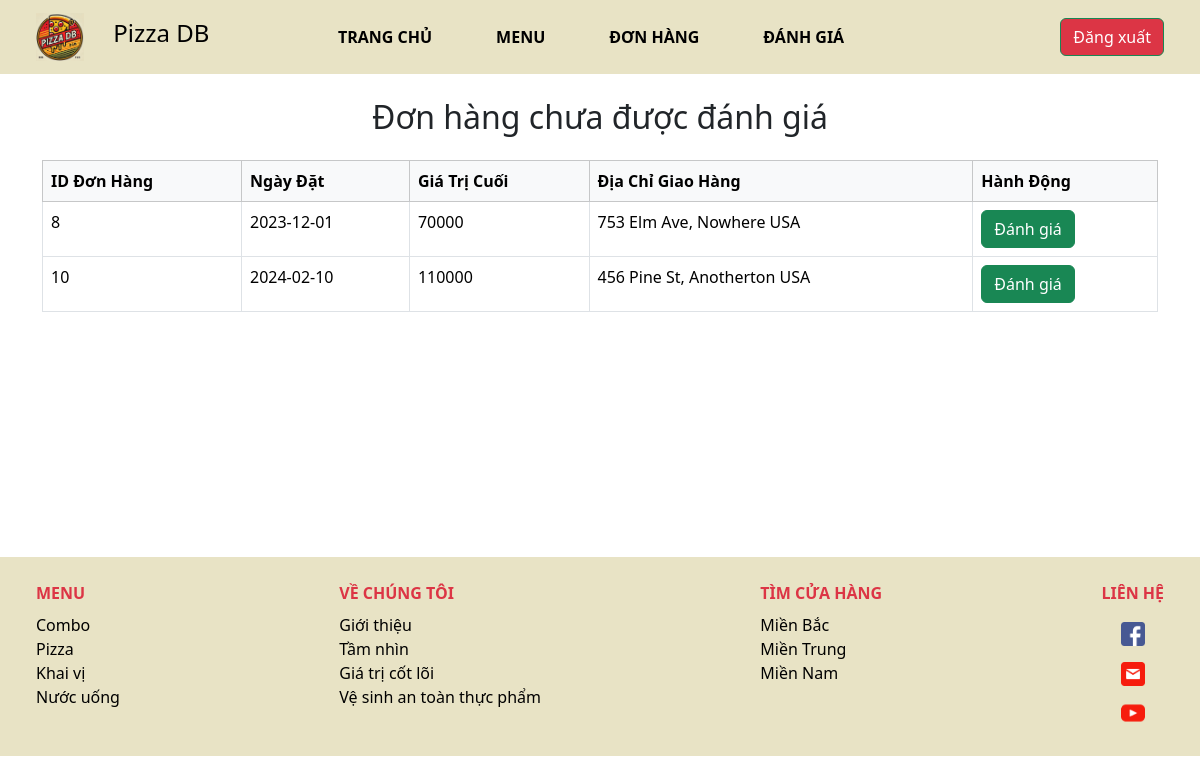
The app's page /view/customer_home/rating.php (signed in) with its own data.
### tables this page shows
CREATE TABLE `order` (
    `order_id` int(10) NOT NULL AUTO_INCREMENT,
    `customer_id` int(10) NOT NULL,
    `order_status` int(1) NOT NULL,  
    `bill_id` int(10) NOT NULL,
    `discount_id` int(10),
    `address_delivery` varchar(255) NOT NULL DEFAULT 'N/A',
    `final_price` int(10) NOT NULL DEFAULT 0,
    `order_date` date NOT NULL,
    CONSTRAINT fk_order_customer FOREIGN KEY (`customer_id`) REFERENCES `customer`(`customer_id`) ON DELETE CASCADE,
    CONSTRAINT fk_order_bill FOREIGN KEY (`bill_id`) REFERENCES `payment_order`(`bill_id`) ON DELETE CASCADE,
    CONSTRAINT fk_createbill_discount FOREIGN KEY (`discount_id`) REFERENCES `discount`(`discount_id`) ON DELETE CASCADE,
    PRIMARY KEY (`order_id`)
);

### view/customer_home/rating.php (the view, shortened to what this page needs)
<!DOCTYPE html>
<html lang="en">
<head>
  <link rel="stylesheet" href="rating.css">
  <link rel="stylesheet" href="https://cdn.jsdelivr.net/npm/bootstrap@5.3.3/dist/css/bootstrap.min.css">
  <link rel="stylesheet" href="https://cdnjs.cloudflare.com/ajax/libs/font-awesome/4.7.0/css/font-awesome.min.css">
</head>
<body>
  <?php
  $connect = mysqli_connect('localhost', 'root', '', 'pizza');
  $query = "
  SELECT o.order_id, o.order_date, o.final_price, o.address_delivery
  FROM `order` o
  WHERE o.order_status = 3
    AND NOT EXISTS (
      SELECT 1
      FROM `user_review` ur
      WHERE ur.customer_id = o.customer_id
        AND ur.food_id IN (
          SELECT co.food_id
          FROM `creat_order` co
          WHERE co.order_id = o.order_id
        )
    )
";
  $result = mysqli_query($connect, $query);
  ?>
  <nav class="navbar position-relative navbar-expand-sm navbar-light px-4" style="background-color: #e8e3c5;">
    <div class="container-fluid gap-5">
      <a class="navbar-brand" href="home.php">
        <img src="../image/logo.jpg" alt="logo" style="width: 3rem;">
        <span class="ms-4" style="font-size: 1.5rem;">Pizza DB</span>
      </a>
      <div class="navmenu justify-content-center navbar-collapse gap-5">
        <ul class="navbar-nav gap-5">
          <li class="nav-item">
            <a class="nav-link text-uppercase text-black fw-bold" href="home.php">Trang chủ</a>
          </li>
          <li class="nav-item">
            <a class="nav-link text-uppercase text-black fw-bold" href="menu.php">Menu</a>
          </li>
          <li class="nav-item">
            <a class="nav-link text-uppercase text-black fw-bold" href="order.php">Đơn hàng</a>
          </li>
          <li class="nav-item">
            <a class="nav-link text-uppercase text-black fw-bold" href="rating.php">Đánh giá</a>
          </li>
        </ul>
      </div>
      <div class="navmenu justify-content-end navbar-collapse col-lg-1 position-relative">
        <button class="btn btn-outline-success text-white btn-danger my-2 my-sm-0 ms-2">
          <a href="../index.php" class="login">Đăng xuất</a>
        </button>
      </div>
    </div>
  </nav>
  <div class="container mt-4" style="min-height: 27.2rem;">
    <h2 class="text-center">Đơn hàng chưa được đánh giá</h2>
    <table class="table table-bordered mt-4">
      <thead class="table-light">
        <tr>
          <th>ID Đơn Hàng</th>
          <th>Ngày Đặt</th>
          <th>Giá Trị Cuối</th>
          <th>Địa Chỉ Giao Hàng</th>
          <th>Hành Động</th>
        </tr>
      </thead>
      <tbody>
        <?php
        if (mysqli_num_rows($result) > 0) {
          while ($row = mysqli_fetch_assoc($result)) {
            echo "<tr>";
            echo "<td>" . $row['order_id'] . "</td>";
            echo "<td>" . $row['order_date'] . "</td>";
            echo "<td>" . $row['final_price'] . "</td>";
            echo "<td>" . $row['address_delivery'] . "</td>";
            echo "<td>
                  <a href='rating.php?order_id=" . $row['order_id'] . "' class='btn btn-success'>Đánh giá</a>
                </td>";
            echo "</tr>";
          }
        } else {
          echo "<tr><td colspan='5' class='text-center'>Không có đơn hàng cần đánh giá</td></tr>";
        }
        ?>
      </tbody>
    </table>
  </div>
  <footer class="mt-4 text-black p-4" style="background-color: #e8e3c5;">
    <div class="container-fluid">
      <div class="d-flex justify-content-between align-items-start">
        <div class="d-flex flex-column">
          <span class="text-uppercase text-danger fw-bold mb-2">Menu</span>
          <a href="" class="nav-link text-black">Combo</a>
          <a href="" class="nav-link text-black">Pizza</a>
          <a href="" class="nav-link text-black">Khai vị</a>
          <a href="" class="nav-link text-black">Nước uống</a>
        </div>
        <div class="d-flex flex-column">
          <span class="text-uppercase text-danger fw-bold mb-2">Về chúng tôi</span>
          <a href="" class="nav-link text-black">Giới thiệu</a>
          <a href="" class="nav-link text-black">Tầm nhìn</a>
          <a href="" class="nav-link text-black">Giá trị cốt lõi</a>
          <a href="" class="nav-link text-black">Vệ sinh an toàn thực phẩm</a>
        </div>
        <div class="d-flex flex-column">
          <span class="text-uppercase text-danger fw-bold mb-2">Tìm cửa hàng</span>
          <a href="" class="nav-link text-black">Miền Bắc</a>
          <a href="" class="nav-link text-black">Miền Trung</a>
          <a href="" class="nav-link text-black">Miền Nam</a>
        </div>
        <div class="d-flex flex-column">
          <span class="text-uppercase text-danger fw-bold mb-2">Liên hệ</span>
          <button onclick="location.href='#'" type="button" class="btn btn-round btn-fb mr-md-3 mb-2 mb-md-0">
            <img src="../image/facebook.png" alt="facebook" style="width: 1.5rem;">
          </button>
          <button onclick="location.href='#'" type="button" class="btn btn-round btn-fb mr-md-3 mb-2 mb-md-0">
            <img src="../image/email.png" alt="facebook" style="width: 1.5rem;">
          </button>
          <button onclick="location.href='#'" type="button" class="btn btn-round btn-fb mr-md-3 mb-2 mb-md-0">
            <img src="../image/youtube.png" alt="facebook" style="width: 1.5rem;">
          </button>
        </div>
      </div>
    </div>
  </footer>
</body>
</html>

### view/customer_home/rating.css (style rules this page uses)
.btn-danger { font-size: 14px; background-color: #ff4d4d; border: none; border-radius: 5px; }
.btn-danger a { color: white; text-decoration: none; }

### records on screen
order: order_id "8", order_date "2023-12-01", final_price "70000", address_delivery "753 Elm Ave, Nowhere USA"
order: order_id "10", order_date "2024-02-10", final_price "110000", address_delivery "456 Pine St, Anotherton USA"
